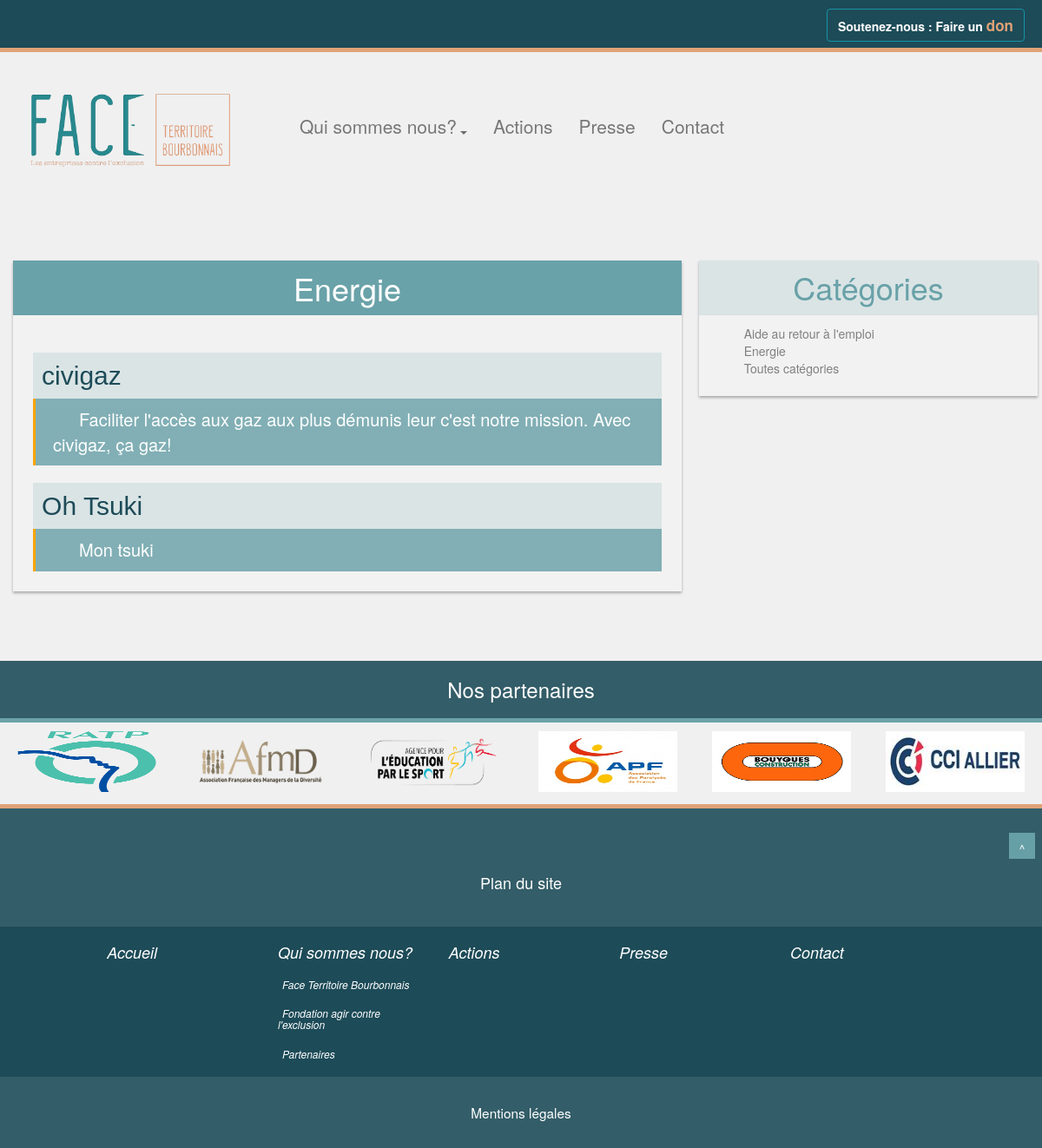
Screenshot of /public/index.php?p=actions.category&category=5 with the database file from the repository.
### tables this page shows
CREATE TABLE `categories` (
  `id` int(11) NOT NULL,
  `titre` varchar(255) DEFAULT NULL,
  `contentType` varchar(255) NOT NULL
);

CREATE TABLE `actions` (
  `id` int(11) NOT NULL,
  `title` varchar(250) NOT NULL,
  `actions_category_id` int(250) NOT NULL,
  `content` text NOT NULL,
  `actions_img_name` varchar(250) NOT NULL,
  `actions_img_description` varchar(250) NOT NULL,
  `accroche` text NOT NULL
);

### core/Controller/Controller.php (called while the page is built, shortened)
<?php
class Controller{
    protected $viewPath;
    protected function render($mainview, $mainvariables = [], $sideview ='defaultsidecontent', $sidevariables = []){
        extract($mainvariables);
        require($this->viewPath . str_replace('.', '/', $mainview) . '.php');
        extract($sidevariables);
        require($this->viewPath . str_replace('.', '/', $sideview) . '.php');
    }
}

### app/Controller/ActionsController.php (called while the page is built, shortened)
<?php
class ActionsController extends AppController{
   public function category(){
        $categorie = $this->Category->find($_GET['category']);
        $action = $this->Action->findCategory($_GET['category']);
        $category = $this->Category->categoryRelativeTo();
        $this->render('actions.category', compact('action','categorie'), 'actions.index.side', compact('category'));
    }
}

### public/index.php (called while the page is built, shortened)
<?php
if(isset($_GET['p'])){
    $page = $_GET['p'];
}else{
    $page = 'posts.index';
}
$page = explode('.', $page);
if($page[0] == 'admin'){
    $controller = '\App\Controller\Admin\\' . ucfirst($page[1]) . 'Controller';
    $action = $page[2];
} else{
    $action = $page[1];
}
$controller = new $controller();
$controller->$action();

### core/Table/Table.php (called while the page is built, shortened)
<?php
class Table
{
    protected $table;
    protected $db;
    public function __construct(Database $db)
    {
        $this->db = $db;
    }
    public function find($id){
        return $this->query("SELECT * FROM {$this->table} WHERE id = ?", [$id], true);
    }
    public function findcategory($id){
        return $this->query("SELECT * FROM {$this->table} WHERE {$this->table}_category_id = ?", [$id]);
    }
    public function query($statement, $attributes = null, $one = false){
        if($attributes){
            return $this->db->prepare(
                $statement,
                $attributes,
                str_replace('Table', 'Entity', get_class($this)),
                $one
            );
        } else {
            return $this->db->query(
                $statement,
                str_replace('Table', 'Entity', get_class($this)),
                $one
            );
        }
    }
}

### core/Database/MysqlDatabase.php (called while the page is built, shortened)
<?php
class MysqlDatabase extends Database{
    private $db_name;
    private $db_user;
    private $db_pass;
    private $db_host;
    private $db_char;
    private $pdo;
    public function __construct($db_name, $db_user = 'root', $db_pass = 'root', $db_char= 'UTF8', $db_host = 'localhost'){
        $this->db_name = $db_name;
        $this->db_user = $db_user;
        $this->db_pass = $db_pass;
        $this->db_host = $db_host;
        $this->db_char = $db_char;
    }
    private function getPDO(){
        if($this->pdo === null){
            $pdo = new PDO('mysql:dbname=' . $this->db_name . ';host=' . $this->db_host.';charset='.$this->db_char, $this->db_user, $this->db_pass);
            $pdo->setAttribute(PDO::ATTR_ERRMODE, PDO::ERRMODE_EXCEPTION);
            $this->pdo = $pdo;
        }
        return $this->pdo;
    }
    public function prepare($statement, $attributes, $class_name = null, $one = false){
        $req = $this->getPDO()->prepare($statement);
        $res = $req->execute($attributes);
        if($class_name === null){
            $req->setFetchMode(PDO::FETCH_OBJ);
        } else {
            $req->setFetchMode(PDO::FETCH_CLASS, $class_name);
        }
        if($one) {
            $datas = $req->fetch();
        } else {
            $datas = $req->fetchAll();
        }
        return $datas;
    }
}

### app/Autoloader.php (called while the page is built, shortened)
<?php
class Autoloader{
    static function autoload($class){
        if (strpos($class, __NAMESPACE__ . '\\') === 0){
            $class = str_replace(__NAMESPACE__ . '\\', '', $class);
            $class = str_replace('\\', '/', $class);
        }
    }
}

### core/Autoloader.php (called while the page is built, shortened)
<?php
class Autoloader{
    static function autoload($class){
        if (strpos($class, __NAMESPACE__ . '\\') === 0){
            $class = str_replace(__NAMESPACE__ . '\\', '', $class);
            $class = str_replace('\\', '/', $class);
        }
    }
}

### app/Entity/ActionEntity.php (called while the page is built, shortened)
<?php
class ActionEntity extends Entity{
	 public function getUrl(){
        return 'index.php?p=actions.show&id=' . $this->id.'&category=' . $this->actions_category_id;
    }
}

### core/Entity/Entity.php (called while the page is built, shortened)
<?php
class Entity {
    public function __get($key){
        return $this->$key;
    }
}

### app/Table/CategoryTable.php (called while the page is built, shortened)
<?php
class CategoryTable extends Table{
public function categoryRelativeTo(){
	if(isset($_GET['p'])){
	    $contentType = $_GET['p'];
		$contentType = explode('.', $contentType);
			if($contentType[0] == 'admin'){
		    $contentType = $contentType[1];
			} else{
		    $contentType = $contentType[0];
			}
		}else{
			$contentType = "posts";
		}
	        return $this->query("
            SELECT *
            FROM categories
            WHERE categories.contentType = ?", [$contentType]);
}
}

### app/Entity/CategoryEntity.php (called while the page is built, shortened)
<?php
class CategoryEntity extends Entity{
    public function getUrl(){
    	if(isset($_GET['p'])){
	    $contentType = $_GET['p'];
		$contentType = explode('.', $contentType);
			if($contentType[0] == 'admin'){
		    $contentType = $contentType[1];
			} else{
		    $contentType = $contentType[0];
			}
		}else{
			$contentType = "posts";
		}
        return "index.php?p=".$contentType.".category&category=" . $this->id;
    }
}

### app/Views/actions/category.php (the view)
<h1 class="titreSection col-md-12 text-center"><?= $categorie->titre ?></h1>
<section class="col-md-12 presentation">
          <article id="Palmares">
        <?php foreach ($action as $action): ?>
            <h2><a href="<?= $action->url ?>"><?= $action->title; ?></a></h2>
            <blockquote><p><?= $action->accroche; ?></p></blockquote>
        <?php endforeach; ?>
</article>
</section>

### app/Views/actions/index/side.php
<h1 class="titreSectionside col-md-12 text-center">Catégories</h1>
  <section class="col-md-12 col-xs-12 presentation">
  <article id="Palmares">
<ul class='category'>
 <?php foreach($category as $categorie): ?>
    <li><a href="<?= $categorie->url; ?>"><?= $categorie->titre; ?></a></li>
<?php endforeach; ?>
    <li><a href="index.php?p=actions.index">Toutes catégories</a></liat        </ul>
</article>
</section>

### public/css/style.css (style rules this page uses)
html, body { max-width: 100%; overflow-x: hidden; padding: 0%; margin: 0%; }
body { background-color: #F0F0F0; }
.category, .category a { color: grey; }
.category li { list-style-type: none; }
blockquote { border-left: 0; color: white; width: 100%; margin-bottom: 50px; background-color: rgba(18, 110, 122, 0.5); font-size: 20px; }
.titreSection, .titreSectionside { background-color: rgba(18, 110, 122, 0.6); box-shadow: 0px 2px 3px 0px rgba(0, 0, 0, 0.3); padding: 1.5%; color: white; margin: 0; margin-top: 2%; }
.titreSectionside { background-color: #DAE4E5; color: #69A1A8; padding: 3%; }
.presentation { padding: 3%; background-color: #F2F2F2; box-shadow: 0px 2px 3px 0px rgba(0, 0, 0, 0.3); }
.presentation h2 { padding: 10px; margin-bottom: 0px; background-color: rgba(18, 110, 122, 0.1); font-family: 'Abel', sans-serif; color: #794300; }
.presentation h2 a { color: #1D4B58; }
.presentation blockquote { border-left: 3px solid orange; margin-bottom: 0px; text-indent: 30px; }

### rows the page displays
categories: titre "Energie"
actions: title "civigaz", accroche "Faciliter l'accès aux gaz aux plus démunis leur c'est notre mission. Avec civigaz, ça gaz!"
actions: title "Oh Tsuki", accroche "Mon tsuki"
categories: titre "Aide au retour à l'emploi"
